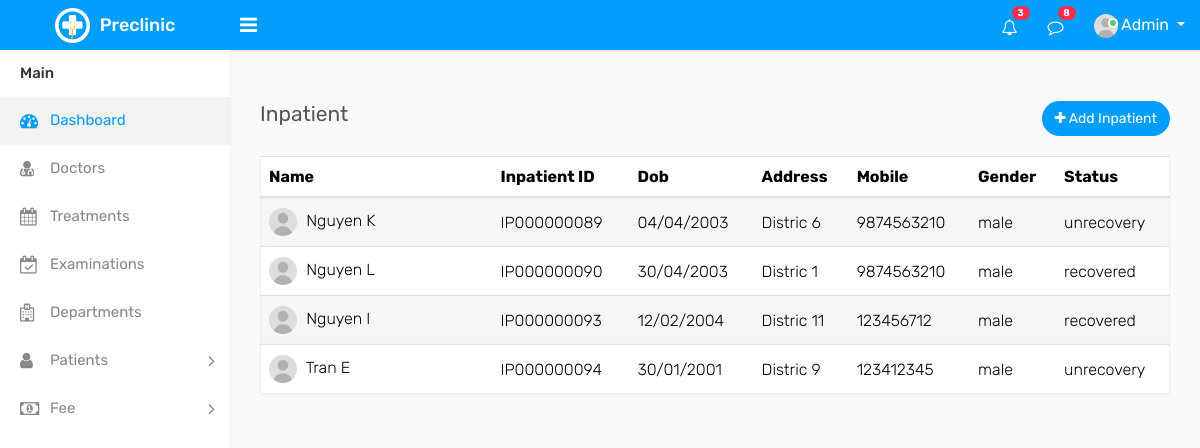
The page /admin/inpatients.php on the database as committed earlier.
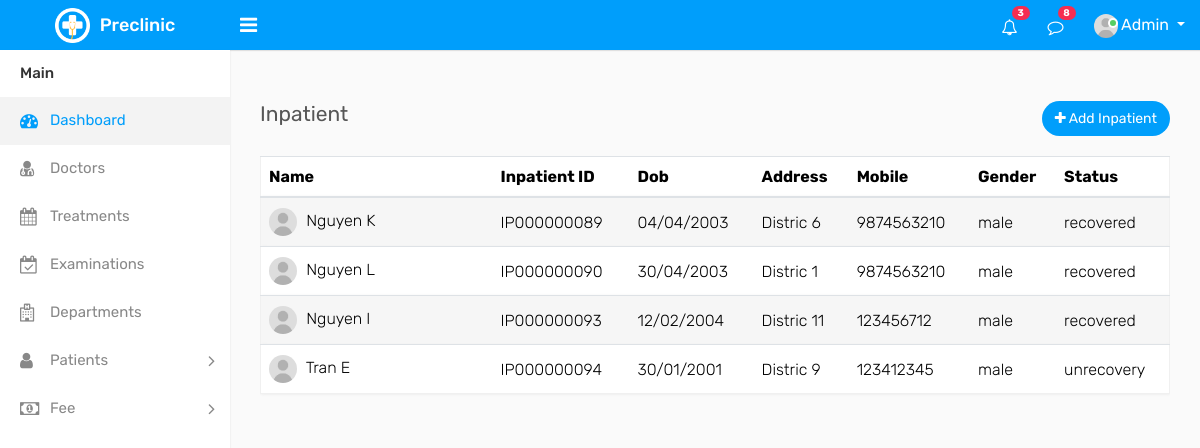
The same page on the database as committed later.
### tables this page shows
CREATE TABLE `inpatient` (
  `ID` int(11) NOT NULL,
  `Unique_code` varchar(15) NOT NULL,
  `First_name` varchar(50) NOT NULL,
  `Last_name` varchar(50) NOT NULL,
  `type` varchar(5) NOT NULL COMMENT '''IP''',
  `DoB` text DEFAULT NULL,
  `Gender` varchar(10) DEFAULT NULL COMMENT 'male/female',
  `Address` varchar(50) DEFAULT NULL,
  `Phone_number` varchar(10) NOT NULL,
  `Date_of_admission` text DEFAULT NULL,
  `Diagnois` varchar(100) DEFAULT NULL,
  `Sickroom` varchar(50) DEFAULT '-',
  `Date_of_discharge` text DEFAULT NULL,
  `Fee` float DEFAULT NULL,
  `Full_name` varchar(100) GENERATED ALWAYS AS (concat(`First_name`,' ',`Last_name`)) STORED,
  `status` varchar(25) NOT NULL
);

### connection.php (called while the page is built, shortened)
<?php
	function executeQuery($sql){
        include ('db.inc');
        $conn = new mysqli($servername, $username, $password, $dbname);
		if (!($result = $conn->query($sql)))
		    echo $conn->connect_error;
		return $result;
    }
?>

### admin/inpatients.php (the view, shortened to what the changed rows need)
<<?php
    include("../connection.php");
?> <!DOCTYPE html>
    <html lang="en">
    <head>
        <link rel="stylesheet" type="text/css" href="assets/css/bootstrap.min.css">
        <link rel="stylesheet" type="text/css" href="assets/css/font-awesome.min.css">
        <link rel="stylesheet" type="text/css" href="assets/css/dataTables.bootstrap4.min.css">
        <link rel="stylesheet" type="text/css" href="assets/css/select2.min.css">
        <link rel="stylesheet" type="text/css" href="assets/css/bootstrap-datetimepicker.min.css">
        <link rel="stylesheet" type="text/css" href="assets/css/style.css">
    </head>
    <body>
        <div class="main-wrapper">
            <div class="page-wrapper">
                <div class="content">
                    <div class="row">
                        <div class="col-md-12">
                            <div class="table-responsive">
                                <table class="table table-striped custom-table">
                                    <thead>
                                        <tr>
                                            <th style="min-width:200px;">Name</th>
                                            <th>Inpatient ID</th>
                                            <th>Dob</th>
                                            <th>Address</th>
                                            <th>Mobile</th>
                                            <th>Gender</th>
                                            <th>Status</th>
                                        </tr>
                                    </thead>
                                    <tbody>
                                        <?php
                                        $sql = "SELECT * FROM inpatient";
                                        $result = executeQuery($sql);
                                        if (mysqli_num_rows($result) > 0) {
                                            while($row = mysqli_fetch_assoc($result)) {
                                    ?>
                                        <tr>
                                            <td><img width="28" height="28" src="assets/img/user.jpg"
                                                    class="rounded-circle m-r-5" alt="">
                                                <?php echo $row["First_name"]; ?> <?php echo $row["Last_name"]; ?>
                                            </td>
                                            <td><?php echo $row["Unique_code"]; ?></td>
                                            <td><?php echo $row["DoB"]; ?></td>
                                            <td><?php echo $row["Address"]; ?></td>
                                            <td><?php echo $row["Phone_number"]; ?></td>
                                            <td><?php echo $row["Gender"]; ?></td>
                                            <td><?php echo $row["status"]; ?></td>
                                        </tr>
                                        <?php } }?>
                                    </tbody>
                                </table>
                            </div>
                        </div>
                    </div>
                </div>
            </div>
        </div>
    </body>
    </html>

Rows that differ between the two databases and show on the page:
changed inpatient "IP000000089": status "unrecovery" → "recovered"
